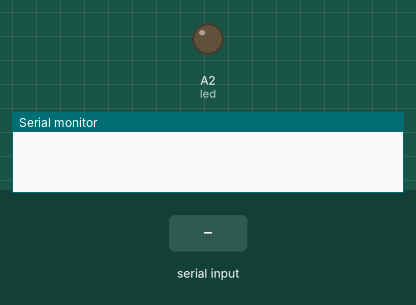
The sketch below on a simulated Arduino Uno, built with avr-gcc and run on an emulated ATmega328P. On the bench: output pins drawn as LEDs (lit = HIGH), the last lines printed to the serial monitor. The test bench sets the inputs (shaded band).

Above: at 1.2 s.
1.3 s: "1" received over Serial
At 2.2 s:
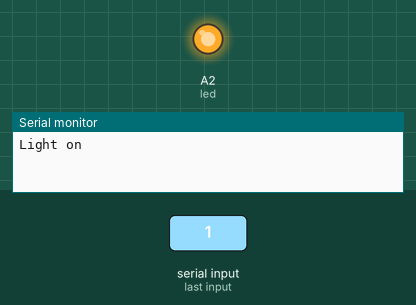
2.8 s: "0" received over Serial
At 3.3 s:
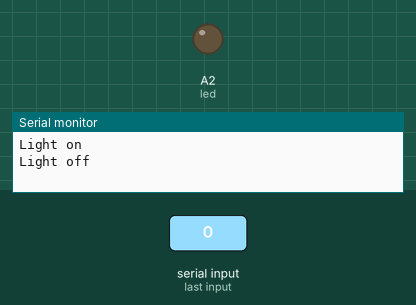
Timing chart, 0 to 5.8 s (numbered marks = the images above; inputs shaded):
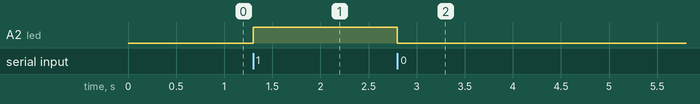

The sketch:

Iot_Arduno.ino
```cpp
// #include<SoftwareSerial.h>
int led =  A2;
void setup() {
  Serial.begin(9600);
  pinMode(led, OUTPUT);

}

void loop() {
  if(Serial.available() > 0) {
  char c = (int) Serial.read();
  if(c == '1'){
    digitalWrite(led, HIGH);
    Serial.write("Light on\n");

  } else if(c == '0'){
    digitalWrite(led, LOW);
    Serial.write("Light off\n");
  }
  }

}
```

Measured:
- after the input at 1.3 s, A2 (led): LOW → HIGH at once
- after the input at 2.8 s, A2 (led): HIGH → LOW at once
